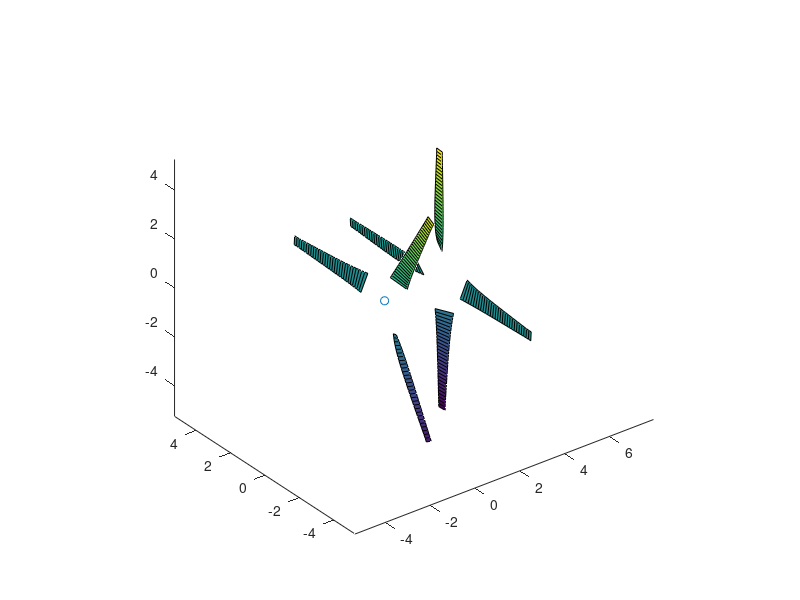

Write MATLAB code to recreate this figure. (Note: this script raises an error after producing the figure.)
clear all; close all
cd ~/Desktop/Combined
dir1 = '~/Desktop/Combined/neu_files/'



%%  Geometry Parameters
cutout = 1.257;
numbodies = 2;
nblades = [3 4];
Reflect = [1 -1];
%%  Simulation Parameters
MaxP = 3;
Scale = 3;          %   Scaling is done in the simulation
Vels{1} = [-10 0 0];
Vels{2} = [-10 0 0];
Origin{1} = [0 0 0];
Origin{2} = [2.5 0 0];
Attitudes{1} = [0 0 0];
Attitudes{2} = [0 0 0];
Rates{1} = [0 0 0];
Rates{2} = [0 0 0];




name = 'coax';
fname = [name '.neu']
fid = fopen(fname, 'wt');
fid_cas = fopen([name '.cas'],'wt');


v = ver;
for k=1:length(v)
    if strfind(v(k).Name, 'MATLAB')
        version = v(k).Version;
        break
    end
end























%%  Define blade geometry
%  NREL Data
RADIUS=[0.45;0.66;0.883;1.008;1.067;1.133;1.257;1.343;1.51;1.648;1.952;2.257;...
    2.343;2.562;2.867;3.172;3.185;3.476;3.781;4.023;4.086;4.391;4.696;4.78;5;5.029;5.25];

CHORD=[0.218;0.218;0.183;0.349;0.441;0.544;0.737;0.728;0.711;0.697;0.666;0.636;...
    0.627;0.605;0.574;0.543;0.542;0.512;0.482;0.457;0.451;0.42;0.389;0.381;0.358;0.355;0.355];
THETA=[0;0;0;6.7;9.9;13.4;20.04;18.074;14.292;11.909;7.979;5.308;4.715;...
    3.425;2.083;1.15;1.115;0.494;-0.015;-0.381;-0.475;-0.92;-1.352;-1.469;-1.775;-1.815;-1.815];
% RADIUS = 0:5;%
% CHORD = ones(size(RADIUS));
% THETA = zeros(size(RADIUS));

%   Span lies along y axis, chord parallel to x axis
n = 30;
radius = max(RADIUS);


th0 = (3-THETA(end));
pitch_axis = 0.3; % chord


M1 = [];
M2 = [];
cnt = 0;
count = 0;
%%
for q = 1:numbodies
    dpsi = 360/nblades(q);
    origin = Origin{q};
    g{q}.start = cnt + 1;
    for i = 1:nblades(q)
        count = count + 1;
        psi = (i-1)*dpsi;
        
        rads = linspace(cutout,radius,n)';
        C = interp1(RADIUS,CHORD,rads,'cubic');
        LEx = -pitch_axis*C;
        TEx = (1-pitch_axis)*C;
        th = th0 + interp1(RADIUS,THETA,rads,'cubic');
        
        xdata0 = [LEx TEx];
        ydata0 = [rads rads];
        zdata0 = zeros(size(ydata0));
        
        th = [th th];
        xdata1 = Reflect(q)*xdata0.*cosd(th);
        ydata1 = ydata0;
        zdata1 = xdata0.*sind(th);
        
        xdata2 = xdata1*cosd(psi) - ydata1*sind(psi);
        ydata2 = xdata1*sind(psi) + ydata1*cosd(psi);
        zdata2 = zdata1;
        
        
        zdata = xdata2 + origin(3);
        ydata = ydata2 + origin(2);
        xdata = zdata2 + origin(1);
        
        
        
        hold all
        surf(xdata,ydata,zdata)
        axis equal
        
        
        
        C = xdata;

        C(:) = (1:numel(xdata)) + (count-1) * numel(xdata);

        
        X = [xdata(:) ydata(:) zdata(:)];
        
        
        
        
        c1 = C(1:end-1,1);
        c2 = C(1:end-1,2);
        c3 = C(2:end,2);
        c4 = C(2:end,1);
        
        M1 = [M1; X];   %   This holds the positions of the points
        M2 = [M2; [c1 c2 c3 c4]];   %   This hols the panel corners
        
       cnt = cnt + numel(c1);
    end

        g{q}.end = cnt;
end

scatter3(0,0,0); axis tight; view(3);
nPts = size(M1,1);
nPnls = size(M2,1);
nGrps = numbodies;
nBCs = 1;
Empty = 0;




fprintf(fid,'        CONTROL INFO 2.4.6\n** GAMBIT NEUTRAL FILE\n%s\n',name);
fprintf(fid,'PROGRAM:                MATLAB     VERSION:  %s\n', version);
fprintf(fid,'%s\n', datestr(now));
fprintf(fid,'\tNUMNP\tNELEM\tNGRPS\tNBSETS\tNDFCD\tNDFVL\n');
fprintf(fid,'\t%g\t%g\t%g\t%g\t%g\t%g\n',nPts,nPnls,nGrps,nBCs,Empty,Empty);
fprintf(fid,'ENDOFSECTION\n   NODAL COORDINATES 2.4.6\n');


str = [repmat(' ',size(M1,1),10 - size(num2str(size(M1,1)),2)) num2str([1:size(M1,1)]','%g    ') repmat('   ',size(M1,1),1) num2str(M1,'%-1.12e    ')];

for i = 1:size(M1,1)
    fprintf(fid,'%s\n',str(i,:));
    %    fprintf(fid,'\t%g\t%-1.12e\t%-1.12e\t%-1.12e\n',i,M1(i,1),M1(i,2),M1(i,3));
end
fprintf(fid,'ENDOFSECTION\n      ELEMENTS/CELLS 2.4.6\n');
for i = 1:size(M2,1) - 1
    fprintf(fid,'\t%g\t%g\t%g\t%g\t%g\t%g\t%g\n',i,2,4,M2(i,1),M2(i,2),M2(i,3),M2(i,4));
end
fprintf(fid,'\t%g\t%g\t%g\t%g\t%g\t%g\t%g',size(M2,1),2,4,M2(end,1),M2(end,2),M2(end,3),M2(end,4));

for n = 1:nGrps
    fprintf(fid,'\nENDOFSECTION\n       ELEMENT GROUP 2.4.6\n');
    fprintf(fid,'GROUP:\t\t%g ELEMENTS:\t\t%g MATERIAL:\t\t4 NFLAGS:\t\t1\n\t\t\t%s%g\n\t0\n',n,1 + g{n}.end - g{n}.start,name,n);
    pans = g{n}.start:g{n}.end;
    M3 = zeros(10,floor(numel(pans)/10));
    M3(:) = pans(1:numel(M3));
    M3 = M3';
    M4 = pans(1+numel(M3):end);
    
    for i = 1:size(M3,1)
        fprintf(fid,'\t%g\t%g\t%g\t%g\t%g\t%g\t%g\t%g\t%g\t%g\n',M3(i,:));
    end
    
    for i = 1:size(M4,2)
        fprintf(fid,'\t%g',M4(i));
    end
end


fprintf(fid,'\nENDOFSECTION\n BOUNDARY CONDITIONS 2.4.6\n\t\t\t\t%s\t1\t%g\t0\t6\n','WAKE',nPnls);
fprintf(fid,'\t%g\t2\t2\n',1:nPnls);
fprintf(fid,'ENDOFSECTION\n');
fclose(fid);

%%  Write case file
CaseData = struct([]);
CaseData = AddVal2Case(CaseData,'INPUT',fname,'string');
CaseData = AddVal2Case(CaseData,'PMAX',MaxP,'int');
CaseData = AddVal2Case(CaseData,'SCALE',Scale,'double');
CaseData = AddVal2Case(CaseData,'NUMBODIES',numbodies,'int');
CaseData = AddVal2Case(CaseData,'ATTITUDES', Attitudes,'double');
CaseData = AddVal2Case(CaseData,'CGBODIES',Origin, 'double');
CaseData = AddVal2Case(CaseData,'RATEBODIES',Rates,'double');
CaseData = AddVal2Case(CaseData,'VELBODIES',Vels,'double');
CaseData = AddVal2Case(CaseData,'NAME',name,'string');


fprintf(fid_cas,'#          Input file generated by MATLAB Version:  %s\n', version);
fprintf(fid_cas,'#          %s\n', datestr(now));


for i = 1:CaseData.NumVals
    fprintf(fid_cas,'%s:\t%s;\n',CaseData.Data{i}.Name, CaseData.Data{i}.Val);
end

fclose(fid_cas);


